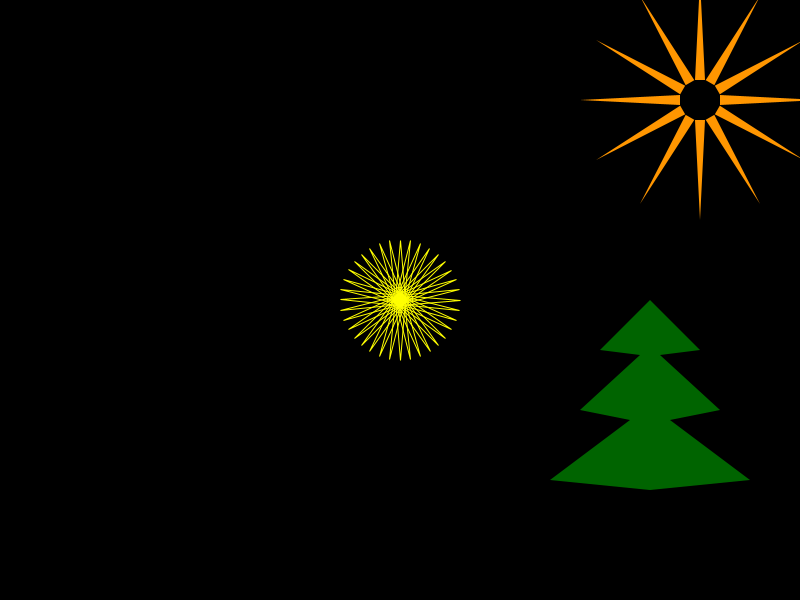
Frame 1 (no input)
Frame 60 (the mouse pressed at the canvas centre just before this capture): identical to frame 1, image omitted
Frame 120 (the mouse held since frame 60 and released just before this capture): identical to frame 1, image omitted

The Processing sketch that drew this single still picture (run headless with seeded random() and noise(); from frame 60 on, the mouse is pressed at the canvas centre):

// Processing sketch: christmasTree
// ── christmasTree.pde
void setup() {
  size(800, 600);
}

void draw() {
  background(0);

  /*
  fill(255, 255, 0, 100);
   rect(300, 200, 300, 20);
   
   rotate(radians(mouseX));
   rect(300, 200, 300, 20);
   rotate(-radians(mouseX));
   
   translate(width/2, height/2);
   rotate(radians(mouseY));
   fill(255, 100, 0, 100);
   rect(0, 0, 20, 200);
   */

  noFill();
  stroke(255, 255, 0);
  translate(width/2, height/2);

  int degr = 0;
  while (degr < 360) {
    pushMatrix();
    rotate(radians(degr));
    triangle(-5, 0, 5, 0, 0, 60); 
    degr = degr + 10;
    popMatrix();
  }

  translate(300, -200);

  fill(255, 150, 0);
  noStroke();
  for (int i = 0; i<12; i = i + 1) {
    pushMatrix();
    translate(0, 20);
    triangle(-5, 0, 5, 0, 0, 100); 
    popMatrix();    
    rotate(radians(30));
  }

  fill(0, 100, 0);
  noStroke();

  translate(-50, 200);

  beginShape();
  vertex(0, 0);
  vertex(50, 50);
  vertex(10, 55);
  vertex(70, 110);
  vertex(20, 120);
  vertex(100, 180);
  vertex(0, 190);
  endShape();
  
  scale(-1, 1);
  beginShape();
  vertex(0, 0);
  vertex(50, 50);
  vertex(10, 55);
  vertex(70, 110);
  vertex(20, 120);
  vertex(100, 180);
  vertex(0, 190);
  endShape();
}
